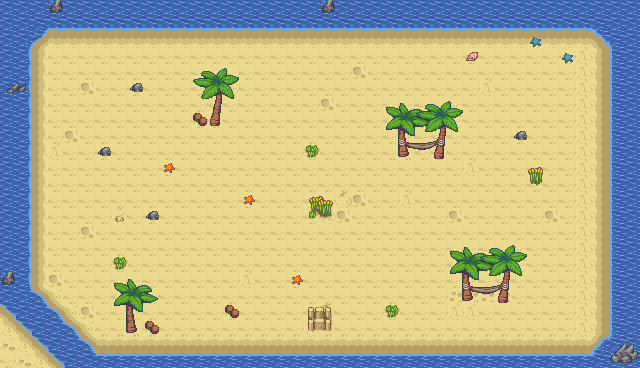

A 2D game scene composited from a Tiled map and its tileset images. What follows is a short description and the map's XML, with each tile layer's data collapsed to a summary:
An orthogonal 40x23 tile map with 16x16 px tiles, 3 tile layers (base_terrain, objects, meta).

<map version="1.0" tiledversion="1.0.3" orientation="orthogonal" renderorder="right-up" width="40" height="23" tilewidth="16" tileheight="16" nextobjectid="1">
 <tileset firstgid="1" source="beach_tileset.tsx" />
 <layer name="base_terrain" width="40" height="23">
  <data>[920 cells, 920 non-empty, 37 distinct tile ids]</data>
 </layer>
 <layer name="objects" width="40" height="23">
  <data>[920 cells, 92 non-empty, 60 distinct tile ids]</data>
 </layer>
 <layer name="meta" width="40" height="23">
  <data>[920 cells, 0 non-empty, 0 distinct tile ids]</data>
 </layer>
</map>
